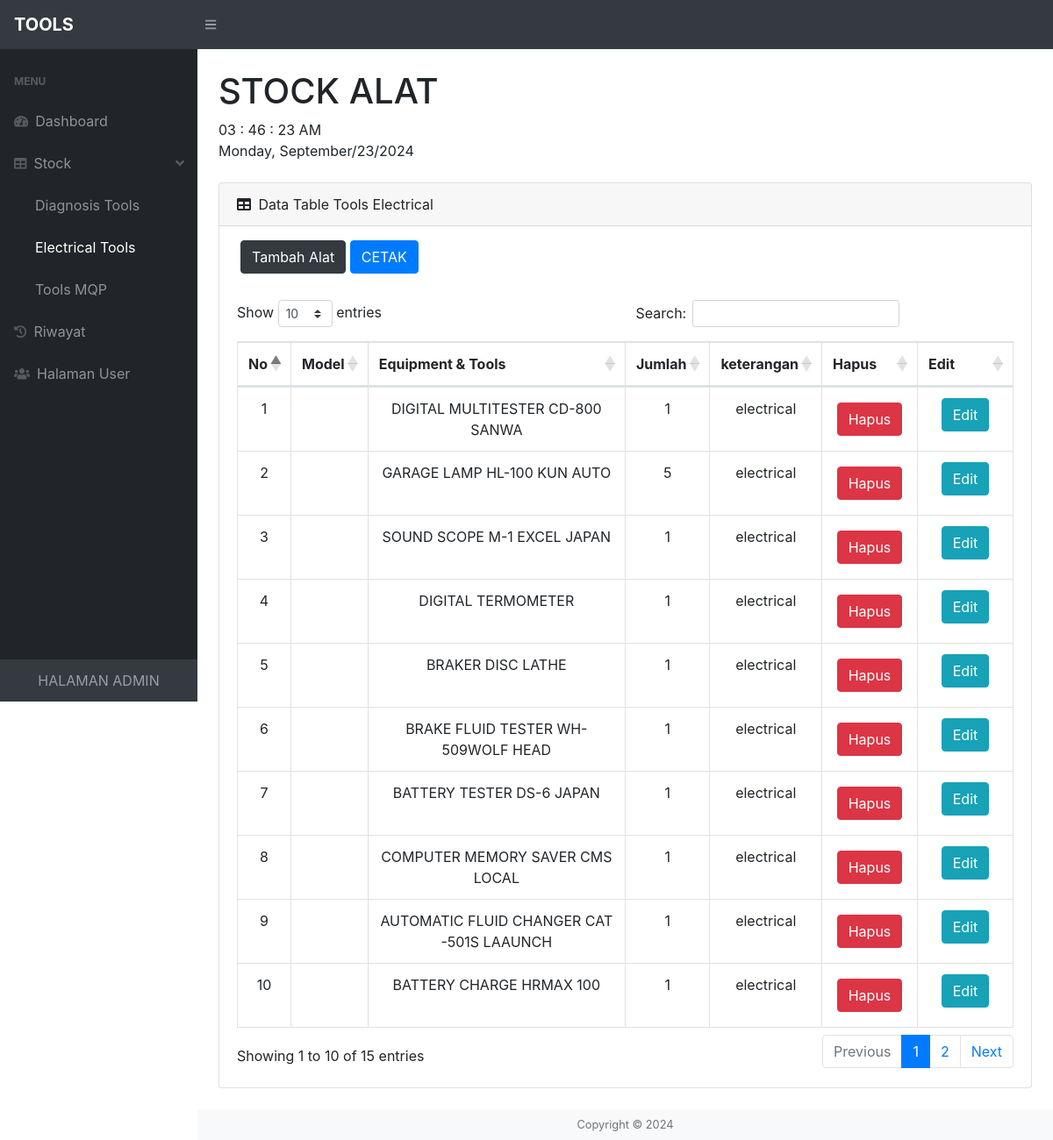
Screenshot of /admin2/stock/electrical.php with the database file from the repository.
### tables this page shows
CREATE TABLE `electrical` (
  `id` int(11) NOT NULL,
  `model` varchar(100) NOT NULL,
  `nama_alat` varchar(100) NOT NULL,
  `jumlah` varchar(10) NOT NULL,
  `keterangan` varchar(100) NOT NULL
);

### admin2/stock/electrical.php (the view, shortened to what this page needs)
<?php
require '../koneksi.php';
    $sql = "SELECT * FROM electrical";
    $result = $conn->query($sql);
?>
<!DOCTYPE html>
<html lang="en">
<head>
    <link href="../css/styles.css" rel="stylesheet" />
    <link href="https://cdn.datatables.net/1.10.20/css/dataTables.bootstrap4.min.css" rel="stylesheet" />
</head>
<body class="sb-nav-fixed">
    <nav class="sb-topnav navbar navbar-expand navbar-dark bg-dark">
        <a class="navbar-brand"><b>TOOLS</b></a>
        <button class="btn btn-link btn-sm order-1 order-lg-0" id="sidebarToggle" href="#"><i class="fas fa-bars"></i></button>
    </nav>
    <div id="layoutSidenav">
        <div id="layoutSidenav_nav">
            <nav class="sb-sidenav accordion sb-sidenav-dark" id="sidenavAccordion">
                <div class="sb-sidenav-menu">
                    <div class="nav">
                        <div class="sb-sidenav-menu-heading">Menu</div>
                         <a class="nav-link" href="../index.php">
                            <div class="sb-nav-link-icon"><i class="fas fa-tachometer-alt"></i></div>
                            Dashboard
                        </a>
                        <a class="nav-link collapsed" href="#" data-toggle="collapse" data-target="#collapseLayouts" aria-expanded="false" aria-controls="collapseLayouts">
                            <div class="sb-nav-link-icon"><i class="fas fa-table"></i></div>
                            Stock
                            <div class="sb-sidenav-collapse-arrow"><i class="fas fa-angle-left"></i></div>
                        </a>
                        <div>
                            <nav class="sb-sidenav-menu-nested">
                            <a class="nav-link" href="diagnosis.php">Diagnosis Tools</a>
                            <a class="nav-link" href="electrical.php">Electrical Tools</a>
                            <a class="nav-link" href="mqp.php">Tools MQP</a>
                            </nav>
                        </div>
                        <a class="nav-link" href="../riwayat/index.php">
                            <div class="sb-nav-link-icon"><i class="fas fa-history"></i></div>
                            Riwayat
                        </a>
                        <a class="nav-link" href="../login/nama.php">
                            <div class="sb-nav-link-icon"><i class="fas fa-users"></i></div>
                            Halaman User
                        </a>
                    </div>
                </div>
                <div class="sb-sidenav-footer" align="center">
                        HALAMAN ADMIN
                    </div>
            </nav>
        </div>
        <div id="layoutSidenav_content">
            <main>
                <div class="container-fluid">
                    <h1 class="mt-4">STOCK ALAT </h1>
                    <div class="digital-clock">
                        <div class="time">
                            <span class="hours">00</span>
                            <span class="colon">:</span>
                            <span class="minutes">00</span>
                            <span class="colon">:</span>
                            <span class="seconds">00</span>
                            <span class="period">PM</span>
                        </div>
                        <div class="date"></div>
                    </div>
                    <br>
                    <div class="card mb-4">
                        <div class="card-header">
                        <i class="fas fa-table mr-1"></i>
                        Data Table Tools Electrical
                        </div>
                        <div class="container mt-3">
                            <button type="button" class="btn btn-dark" data-bs-toggle="modal" data-bs-target="#myModal">Tambah Alat</button>
                            <a class="btn btn-primary" href="../laporan/electrical.php" role="button">CETAK</a>
                        </div>
                        <div class="card-body">
                            <div class="table-responsive">
                                <table class="table table-bordered" id="dataTable" width="100%" cellspacing="0">
                                    <thead align="center">
                                        <tr>
                                            <th>No</th>
                                            <th>Model</th>
                                            <th>Equipment & Tools</th>
                                            <th>Jumlah</th>
                                            <th>keterangan</th>
                                            <th width="70px">Hapus</th>
                                            <th width="70px">Edit</th>
                                        </tr>
                                    </thead>
                                    <tbody align="center">
<?php
    if ($result->num_rows > 0) {
        $no = 1;
        while ($row = $result->fetch_assoc()) {
            echo "<tr>";
            echo "<td>" . $no++ . "</td>";
            echo "<td>" . $row['model'] . "</td>";
            echo "<td>" . $row['nama_alat'] . "</td>";
            echo "<td>" . $row['jumlah'] . "</td>";
            echo "<td>" . $row['keterangan'] . "</td>";
            echo "<td>
                    <form method='post' style='display:inline;'>
                        <input type='hidden' name='id' value='" . $row['id'] . "'>
                        <input type='submit' name='delete' value='Hapus' class='btn btn-danger' />
                    </form>
                  </td>";
            echo "<td>
                  <button type='button' class='btn btn-info' onclick=\"openEditModal('". htmlspecialchars($row['id'], ENT_QUOTES) . "', '". htmlspecialchars($row['model'], ENT_QUOTES) . "', '". htmlspecialchars($row['nama_alat'], ENT_QUOTES) . "', '". htmlspecialchars($row['jumlah'], ENT_QUOTES) . "', '". htmlspecialchars($row['keterangan'], ENT_QUOTES) . "')\">Edit</button>
                </td>";
            echo "</tr>";
        }
    } else {
        echo "<tr><td colspan='7'>Data tidak ada</td></tr>";
    }
    ?>
</tbody>
                                </table>
                            </div>
                        </div>
                    </div>
                </div>
            </main>
            <footer class="py-2 bg-light mt-auto">
                <div class="container-fluid">
                    <div class="d-flexjustify-content-between small">
                        <div class="text-muted " align="center">Copyright &copy; 2024 </div>
                    </div>
                </div>
            </footer>
        </div>
    </div>
</body>
</html>

### admin2/stock/electrical.php (style rules this page uses)
label, input, select { display: block; margin: 5px 0; }

### rows the page displays
electrical: nama_alat "DIGITAL MULTITESTER CD-800 SANWA", jumlah "1", keterangan "electrical"
electrical: nama_alat "GARAGE LAMP HL-100 KUN AUTO", jumlah "5", keterangan "electrical"
electrical: nama_alat "SOUND SCOPE M-1 EXCEL JAPAN", jumlah "1", keterangan "electrical"
electrical: nama_alat "DIGITAL TERMOMETER", jumlah "1", keterangan "electrical"
electrical: nama_alat "BRAKER DISC LATHE", jumlah "1", keterangan "electrical"
electrical: nama_alat "BRAKE FLUID TESTER WH-509WOLF HEAD", jumlah "1", keterangan "electrical"
electrical: nama_alat "BATTERY TESTER DS-6 JAPAN", jumlah "1", keterangan "electrical"
electrical: nama_alat "COMPUTER MEMORY SAVER CMS LOCAL", jumlah "1", keterangan "electrical"
electrical: nama_alat "AUTOMATIC FLUID CHANGER CAT -501S LAAUNCH", jumlah "1", keterangan "electrical"
electrical: nama_alat "BATTERY CHARGE HRMAX 100", jumlah "1", keterangan "electrical"
